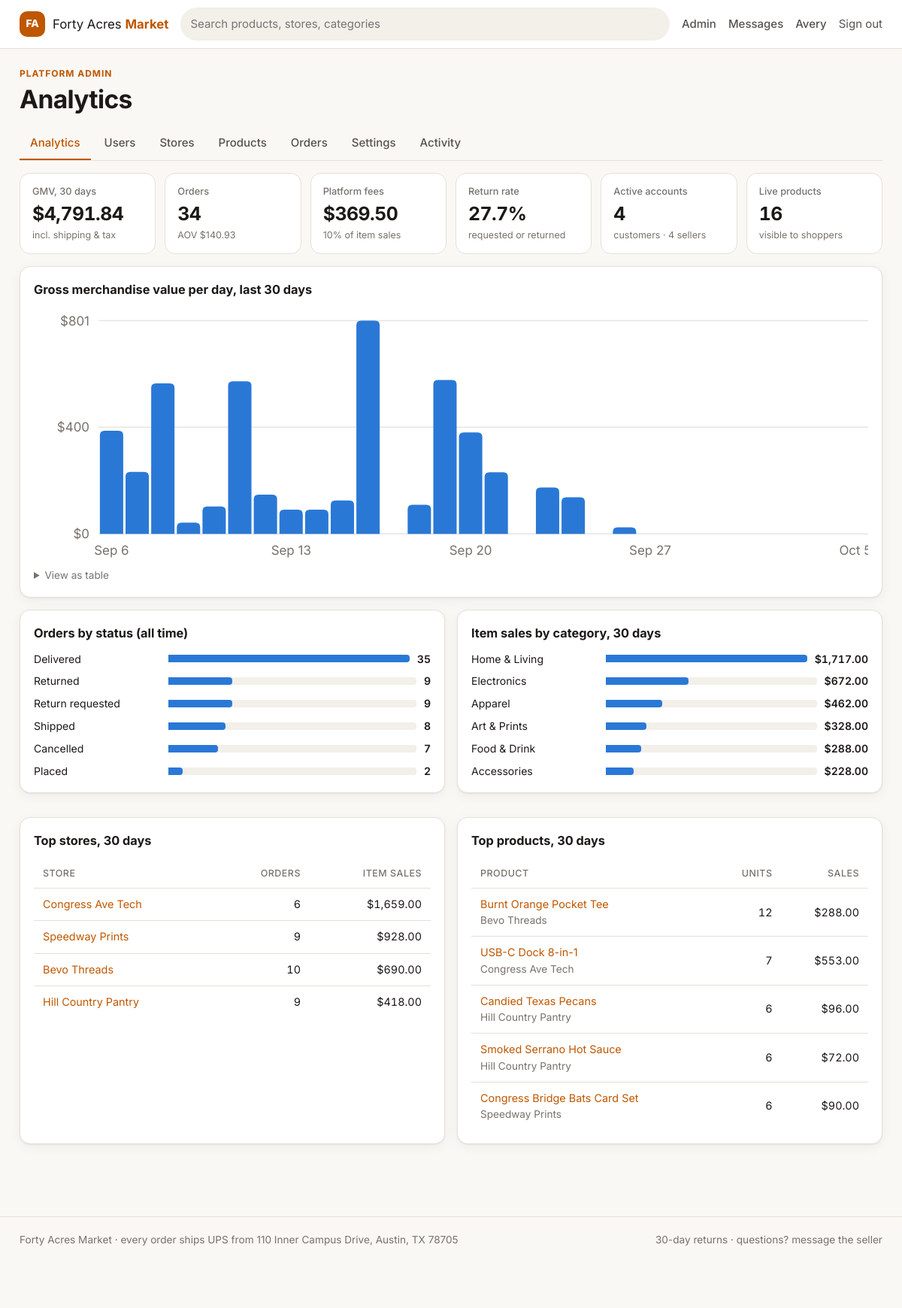
The page /admin (signed in) on the database its author committed.
### tables this page shows
CREATE TABLE users (
    id INTEGER PRIMARY KEY,
    email TEXT NOT NULL UNIQUE COLLATE NOCASE,
    password_hash TEXT NOT NULL,
    name TEXT NOT NULL,
    role TEXT NOT NULL CHECK (role IN ('customer', 'seller', 'admin')),
    is_active INTEGER NOT NULL DEFAULT 1,
    street TEXT NOT NULL DEFAULT '',
    city TEXT NOT NULL DEFAULT '',
    state TEXT NOT NULL DEFAULT '',
    zip TEXT NOT NULL DEFAULT '',
    created_at TEXT NOT NULL DEFAULT (datetime('now'))
);

CREATE TABLE settings (
    key TEXT PRIMARY KEY,
    value TEXT NOT NULL
);

CREATE TABLE stores (
    id INTEGER PRIMARY KEY,
    seller_id INTEGER NOT NULL UNIQUE REFERENCES users(id),
    name TEXT NOT NULL UNIQUE COLLATE NOCASE,
    description TEXT NOT NULL DEFAULT '',
    is_active INTEGER NOT NULL DEFAULT 1,
    created_at TEXT NOT NULL DEFAULT (datetime('now'))
);

CREATE TABLE products (
    id INTEGER PRIMARY KEY,
    store_id INTEGER NOT NULL REFERENCES stores(id),
    name TEXT NOT NULL,
    description TEXT NOT NULL DEFAULT '',
    category TEXT NOT NULL,
    price_cents INTEGER NOT NULL CHECK (price_cents > 0),
    stock INTEGER NOT NULL CHECK (stock >= 0),
    weight_lb REAL NOT NULL CHECK (weight_lb > 0),
    length_in REAL NOT NULL CHECK (length_in > 0),
    width_in REAL NOT NULL CHECK (width_in > 0),
    height_in REAL NOT NULL CHECK (height_in > 0),
    image TEXT,
    is_active INTEGER NOT NULL DEFAULT 1,
    created_at TEXT NOT NULL DEFAULT (datetime('now'))
);

### app.py (the view, shortened to what this page needs)
@app.route("/admin")
@login_required("admin")
def admin():
    tab = request.args.get("tab", "analytics")
    if tab not in ADMIN_TABS:
        abort(404, "Unknown admin section.")
    q = text("q", "Search", required=False, max_len=100, src=request.args)
    like = f"%{q}%"
    db = get_db()
    ctx = {"tab": tab, "q": q}
    if tab == "analytics":
        series = revenue_series("total_cents")
        s = load_settings()
        gmv = sum(d["cents"] for d in series)
        n = sum(d["orders"] for d in series)
        all_orders = db.execute("SELECT COUNT(*) FROM orders WHERE date(created_at) >= date('now', '-29 days')"
                                ).fetchone()[0]
        returned = db.execute("SELECT COUNT(*) FROM orders WHERE status IN ('returned', 'return_requested') "
                              "AND date(created_at) >= date('now', '-29 days')").fetchone()[0]
        subtotal = db.execute(f"SELECT COALESCE(SUM(subtotal_cents), 0) FROM orders WHERE status NOT IN {NOT_REVENUE} "
                              f"AND date(created_at) >= date('now', '-29 days')").fetchone()[0]
        ctx.update(
            series=series,
            kpis={
                "gmv": gmv, "orders": n, "aov": gmv // n if n else 0,
                "fees": pct_of(subtotal, s["platform_fee_pct"]),
                "return_rate": round(100 * returned / all_orders, 1) if all_orders else 0,
                "customers": db.execute("SELECT COUNT(*) FROM users WHERE role = 'customer' AND is_active = 1").fetchone()[0],
                "sellers": db.execute("SELECT COUNT(*) FROM users WHERE role = 'seller' AND is_active = 1").fetchone()[0],
                "live_products": db.execute(f"SELECT COUNT(*) {PRODUCT_FROM} WHERE {VISIBLE}").fetchone()[0],
            },
            by_status=db.execute("SELECT status, COUNT(*) AS n FROM orders GROUP BY status ORDER BY n DESC").fetchall(),
            top_stores=db.execute(
                f"SELECT s.id, s.name, COUNT(o.id) AS orders, SUM(o.subtotal_cents) AS revenue FROM orders o "
                f"JOIN stores s ON s.id = o.store_id WHERE o.status NOT IN {NOT_REVENUE} "
                f"AND date(o.created_at) >= date('now', '-29 days') GROUP BY s.id ORDER BY revenue DESC LIMIT 5").fetchall(),
            top_products=db.execute(
                f"SELECT p.id, p.name, s.name AS store_name, SUM(oi.qty) AS units, SUM(oi.qty * oi.price_cents) AS revenue "
                f"FROM order_items oi JOIN orders o ON o.id = oi.order_id JOIN products p ON p.id = oi.product_id "
                f"JOIN stores s ON s.id = p.store_id WHERE o.status NOT IN {NOT_REVENUE} "
                f"AND date(o.created_at) >= date('now', '-29 days') GROUP BY p.id ORDER BY units DESC LIMIT 5").fetchall(),
            by_category=db.execute(
                f"SELECT p.category, SUM(oi.qty * oi.price_cents) AS revenue FROM order_items oi "
                f"JOIN orders o ON o.id = oi.order_id JOIN products p ON p.id = oi.product_id "
                f"WHERE o.status NOT IN {NOT_REVENUE} AND date(o.created_at) >= date('now', '-29 days') "
                f"GROUP BY p.category ORDER BY revenue DESC").fetchall(),
        )
    elif tab == "users":
        ctx["rows"] = db.execute("SELECT u.*, s.name AS store_name FROM users u LEFT JOIN stores s ON s.seller_id = u.id "
                                 "WHERE u.email LIKE ? OR u.name LIKE ? ORDER BY u.id DESC LIMIT 200",
                                 (like, like)).fetchall()
    elif tab == "products":
        ctx["rows"] = db.execute(f"SELECT p.*, s.name AS store_name, {VISIBLE} AS visible {PRODUCT_FROM} "
                                 f"WHERE p.name LIKE ? OR s.name LIKE ? ORDER BY p.id DESC LIMIT 200",
                                 (like, like)).fetchall()
    elif tab == "activity":
        ctx["rows"] = db.execute("SELECT e.*, u.name AS actor_name FROM events e LEFT JOIN users u ON u.id = e.actor_id "
                                 "ORDER BY e.id DESC LIMIT 200").fetchall()
    return render_template("admin.html", **ctx)

### app.py (called while the page is built)
def text(name, label=None, *, required=True, max_len=200, pattern=None, src=None):
    src = _src() if src is None else src
    raw = src.get(name)
    if isinstance(raw, (dict, list, bool)):
        raw = None
    value = "" if raw is None else str(raw).strip()
    label = label or name.replace("_", " ").capitalize()
    if not value:
        if required:
            raise BadInput(f"{label} is required.")
        return ""
    if len(value) > max_len:
        raise BadInput(f"{label} must be at most {max_len} characters.")
    if pattern and not re.fullmatch(pattern, value):
        raise BadInput(f"{label} is not valid.")
    return value

def pct_of(amount_cents, pct):
    return int((Decimal(amount_cents) * Decimal(pct) / 100).quantize(Decimal("1"), rounding=ROUND_HALF_UP))

@app.before_request
def load_user():
    g.user = None
    uid = session.get("uid")
    if uid:
        user = get_db().execute("SELECT * FROM users WHERE id = ?", (uid,)).fetchone()
        if user and user["is_active"]:
            g.user = user
        else:
            session.clear()  # deactivated accounts are signed out on their next request

@app.before_request
def csrf_protect():
    if request.method in ("POST", "PUT", "PATCH", "DELETE"):
        if wants_json() and request.is_json:
            return
        token = request.form.get("csrf_token") or request.headers.get("X-CSRF-Token") or ""
        expected = session.get("csrf")
        if not expected or not secrets.compare_digest(token, expected):
            abort(400, "Your session expired or the form is stale (CSRF check failed). Reload and try again.")

def csrf_token():
    if "csrf" not in session:
        session["csrf"] = secrets.token_urlsafe(32)
    return session["csrf"]

@app.after_request
def security_headers(resp):
    resp.headers.setdefault("X-Content-Type-Options", "nosniff")
    resp.headers.setdefault("X-Frame-Options", "DENY")
    resp.headers.setdefault("Referrer-Policy", "same-origin")
    resp.headers.setdefault(
        "Content-Security-Policy",
        "default-src 'self'; script-src 'self'; style-src 'self' 'unsafe-inline' https://fonts.googleapis.com; "
        "font-src https://fonts.gstatic.com; img-src 'self' data:; frame-ancestors 'none'")
    return resp

@app.template_filter("money")
def money_filter(c):
    return f"${(c or 0) / 100:,.2f}"

### db.py (called while the page is built)
def settings():
    return {r["key"]: r["value"] for r in get_db().execute("SELECT key, value FROM settings")}

### templates/admin.html (shortened to what this page needs)
{% extends "base.html" %}
{% from "_macros.html" import csrf, status, bar_chart, hbars with context %}
{% block content %}
<div class="page-head"><div><p class="eyebrow">Platform admin</p><h1>{{ tab|capitalize }}</h1></div></div>
<nav class="tabs">
  {% for t in ['analytics', 'users', 'stores', 'products', 'orders', 'settings', 'activity'] %}
    <a href="{{ url_for('admin', tab=t) }}" class="{{ 'active' if t == tab }}">{{ t|capitalize }}</a>
  {% endfor %}
</nav>
{% if tab == 'analytics' %}
  <div class="kpis">
    <div class="kpi"><span>GMV, 30 days</span><b>{{ kpis.gmv|money }}</b><small>incl. shipping &amp; tax</small></div>
    <div class="kpi"><span>Orders</span><b>{{ kpis.orders }}</b><small>AOV {{ kpis.aov|money }}</small></div>
    <div class="kpi"><span>Platform fees</span><b>{{ kpis.fees|money }}</b><small>{{ settings.platform_fee_pct }}% of item sales</small></div>
    <div class="kpi"><span>Return rate</span><b>{{ kpis.return_rate }}%</b><small>requested or returned</small></div>
    <div class="kpi"><span>Active accounts</span><b>{{ kpis.customers }}</b><small>customers · {{ kpis.sellers }} sellers</small></div>
    <div class="kpi"><span>Live products</span><b>{{ kpis.live_products }}</b><small>visible to shoppers</small></div>
  </div>
  <section class="card"><h3>Gross merchandise value per day, last 30 days</h3>{{ bar_chart(series, 'Daily GMV, last 30 days') }}</section>
  <div class="two-col">
    <section class="card"><h3>Orders by status (all time)</h3>
      <ul class="hbars">
        {% set peak = (by_status | map(attribute='n') | max) or 1 %}
        {% for r in by_status %}
          <li><span class="hb-label">{{ status_labels[r.status] }}</span><span class="hb-track"><span class="hb-fill" style="width: {{ (100 * r.n / peak)|round(1) }}%"></span></span><span class="hb-val">{{ r.n }}</span></li>
        {% else %}<li class="muted">No orders yet.</li>{% endfor %}
      </ul>
    </section>
    <section class="card"><h3>Item sales by category, 30 days</h3>{{ hbars(by_category, 'category', 'revenue', 'money') }}</section>
  </div>
  <div class="two-col">
    <section class="card"><h3>Top stores, 30 days</h3>
      <table class="table"><thead><tr><th>Store</th><th class="num">Orders</th><th class="num">Item sales</th></tr></thead><tbody>
      {% for s in top_stores %}<tr><td><a href="{{ url_for('index', store=s.id) }}">{{ s.name }}</a></td><td class="num">{{ s.orders }}</td><td class="num">{{ s.revenue|money }}</td></tr>
      {% else %}<tr><td colspan="3" class="muted">No sales yet.</td></tr>{% endfor %}</tbody></table></section>
    <section class="card"><h3>Top products, 30 days</h3>
      <table class="table"><thead><tr><th>Product</th><th class="num">Units</th><th class="num">Sales</th></tr></thead><tbody>
      {% for p in top_products %}<tr><td><a href="{{ url_for('product', pid=p.id) }}">{{ p.name }}</a><div class="muted small">{{ p.store_name }}</div></td><td class="num">{{ p.units }}</td><td class="num">{{ p.revenue|money }}</td></tr>
      {% else %}<tr><td colspan="3" class="muted">No sales yet.</td></tr>{% endfor %}</tbody></table></section>
  </div>
{% endif %}
{% endblock %}

### templates/base.html (shortened to what this page needs)
<!doctype html>
<html lang="en">
<head>
  <link rel="stylesheet" href="{{ url_for('static', filename='style.css') }}">
</head>
<body>
<header class="topbar">
  <div class="container topbar-inner">
    <a class="brand" href="{{ url_for('index') }}"><span class="brand-mark">FA</span><span>Forty Acres <b>Market</b></span></a>
    <form class="search" action="{{ url_for('index') }}" method="get" role="search">
      <input type="search" name="q" value="{{ request.args.get('q', '') }}" placeholder="Search products, stores, categories" aria-label="Search" maxlength="100">
    </form>
    <nav class="nav">
      {% if not g.user %}
        <a href="{{ url_for('login') }}">Sign in</a>
        <a class="btn btn-sm" href="{{ url_for('register') }}">Join</a>
      {% else %}
        {% if g.user.role == 'customer' %}
          <a href="{{ url_for('orders') }}">Orders</a>
        {% elif g.user.role == 'seller' %}
          <a href="{{ url_for('seller') }}">My store</a>
        {% else %}
          <a href="{{ url_for('admin') }}">Admin</a>
        {% endif %}
        <a href="{{ url_for('inbox') }}">Messages{% if unread %} <span class="badge">{{ unread }}</span>{% endif %}</a>
        <a href="{{ url_for('account') }}" title="Account">{{ g.user.name.split()[0] }}</a>
        <form method="post" action="{{ url_for('logout') }}" class="inline">
          <button class="link">Sign out</button>
        </form>
      {% endif %}
    </nav>
  </div>
</header>
<main class="container">
  {% block content %}{% endblock %}
</main>
<footer class="footer">
  <div class="container">
    <span>Forty Acres Market · every order ships UPS from 110 Inner Campus Drive, Austin, TX 78705</span>
    <span>{{ settings.return_window_days }}-day returns · questions? message the seller</span>
  </div>
</footer>
</body>
</html>

### rows shown on the page
users: user.name "Avery"
settings: platform_fee_pct "10"
stores: name "Congress Ave Tech", orders "6", revenue "$1,659.00"
stores: name "Speedway Prints", orders "9", revenue "$928.00"
stores: name "Bevo Threads", orders "10", revenue "$690.00"
stores: name "Hill Country Pantry", orders "9", revenue "$418.00"
products: name "Burnt Orange Pocket Tee", store_name "Bevo Threads", units "12", revenue "$288.00"
products: name "USB-C Dock 8-in-1", store_name "Congress Ave Tech", units "7", revenue "$553.00"
products: name "Candied Texas Pecans", store_name "Hill Country Pantry", units "6", revenue "$96.00"
products: name "Smoked Serrano Hot Sauce", store_name "Hill Country Pantry", units "6", revenue "$72.00"
products: name "Congress Bridge Bats Card Set", store_name "Speedway Prints", units "6", revenue "$90.00"
settings: return_window_days "30"

### other values the page prints
{{ tab|capitalize }} "Analytics"
{{ t|capitalize }} "Analytics" "Users" "Stores" "Products" "Orders" "Settings" "Activity"
{{ kpis.gmv|money }} "$4,791.84"
{{ kpis.orders }} "34"
{{ kpis.aov|money }} "$140.93"
{{ kpis.fees|money }} "$369.50"
{{ kpis.return_rate }} "27.7"
{{ kpis.customers }} "4"
{{ kpis.sellers }} "4"
{{ kpis.live_products }} "16"
{{ '{:,.0f}'.format(peak * frac / 100) }} "0" "400" "801"
{{ d.label }} "Sep 6" "Sep 13" "Sep 20" "Sep 27" "Oct…"
{{ status_labels[r.status] }} "Delivered" "Returned" "Return requested" "Shipped" "Cancelled" "Placed"
{{ r.n }} "35" "9" "9" "8" "7" "2"
{{ r[label_key] }} "Home & Living" "Electronics" "Apparel" "Art & Prints" "Food & Drink" "Accessories"
